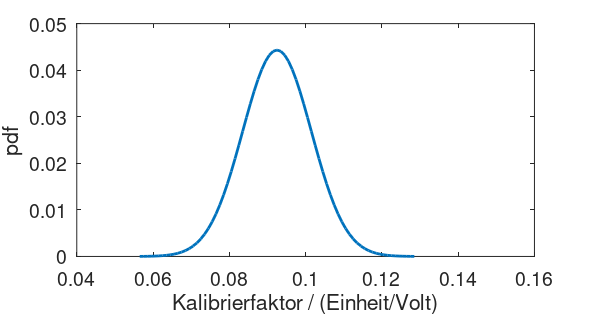
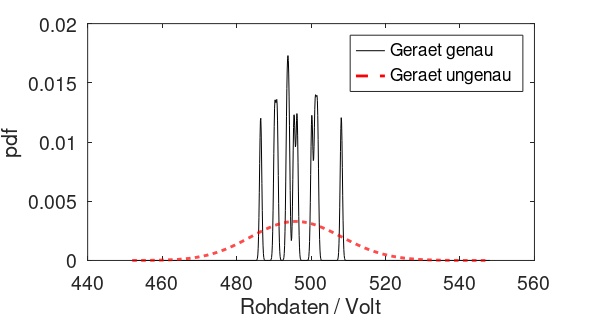
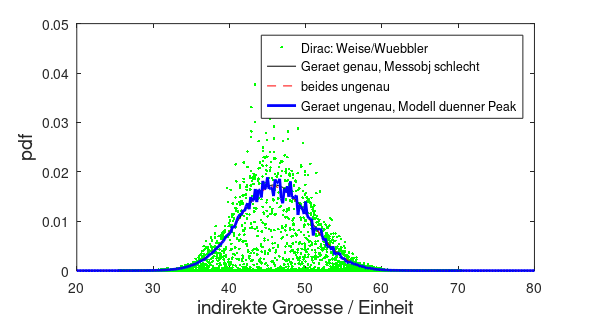
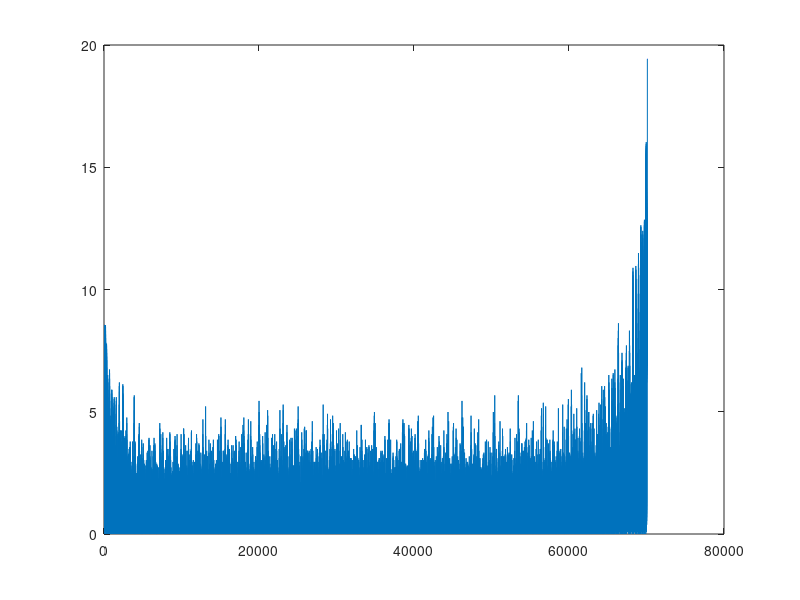

Source code (MATLAB) for these figures, in order:
function bayes_indirect_quantity()
% Hueser, 2017-11-25
%  Kalibrierfaktor
  K_faktor_0 = 0.0925;
  sigma_K = 0.0090;
%  Unsicherheit Messgeraet
  sigma_M = 0.3; % Volt
%
%
  JM = 11;
  sig = 12;
  mue = 500;
  data_M = mue + sig*randn( JM,1);
%
%
  xK = [-4*sigma_K:0.001:4*sigma_K] + K_faktor_0;
  nK = length(xK)
  xM = [-4*sig:0.1:4*sig] + mue;
  nM = length(xM)
  y = [20:0.2:80];
  nY = length(y)
%
  std_M = std(data_M)*1.7;
  std_KM = K_faktor_0 * std_M;
%
% Messungen in Volt
  XM = data_M * ones(1,nM) - ones(JM,1) * xM;
%
% Das Modell: y = f(xK, xM)
% fuer jedes xK und jedes xM kombiniert
% y_{KM,i,j} = xK_i * xM_j fuer alle i=1,..,nK und j=1,..,nM
  y_KM_matrix = xK' * xM;
%  in einen langen Spaltenvektor gebracht
  y_KM = y_KM_matrix(:);
  nKM = length(y_KM);
  delta_y = y_KM * ones(1,nY) - ones(nKM, 1)*y;
%
% direkte Groessen
% Kalibrierfaktor
  p_K = exp(-0.5 * ( (xK - K_faktor_0)/sigma_K ).^2 );
  p_K = p_K / sum(p_K);
  figure(110);
  plot( xK, p_K,'linewidth',2);
  xlabel('Kalibrierfaktor / (Einheit/Volt)', 'fontsize', 14);
  ylabel('pdf', 'fontsize', 14);
  set(gca, 'fontsize', 14);
  set(gcf, 'PaperUnits', 'centimeters');
  x_width=15 ;y_width= 8;
  set(gcf, 'PaperPosition', [0 0 x_width y_width]);
  print(110, 'Kalibrierfaktor.png', '-dpng');
%
% Messungen mit der kleinen Streuung
  p_M_matrix = exp(-0.5 * ( XM/sigma_M ).^2 );
%   Summe ueber alle Messungen
  p_M_1 = sum( p_M_matrix );
  p_M_1 = p_M_1 / sum(p_M_1);
% mit der grossen Streuung
  p_M_matrix = exp(-0.5 * ( XM/std_M ).^2 );
%   Summe ueber alle Messungen
  p_M_2 = sum( p_M_matrix );
  p_M_2 = p_M_2 / sum(p_M_2);
  figure(111);
  plot(xM, p_M_1,'k-', ...
    xM, p_M_2,'r--','linewidth',2);
  xlabel('Rohdaten / Volt', 'fontsize', 14);
  ylabel('pdf', 'fontsize', 14);
  legend('Geraet genau','Geraet ungenau','fontsize',14)
  set(gca, 'fontsize', 14);
  set(gcf, 'PaperUnits', 'centimeters');
  x_width=15 ;y_width= 8;
  set(gcf, 'PaperPosition', [0 0 x_width y_width]);
  print(111, 'Rohdaten.png', '-dpng');
%
% PWahrscheinlichkeit als Funktion der beiden
% direkten Groessen xK und xM
  p_KM_matrix = p_K' * p_M_1;
%  in einen langen Spaltenvektor gebracht
  p_KM_1 = p_KM_matrix(:);
%
  p_KM_matrix = p_K' * p_M_2;
%  in einen langen Spaltenvektor gebracht
  p_KM_2 = p_KM_matrix(:);
%
% Wahrscheinlichkeitsdichteverteilung des Modells
% zur Vereinfachung nehme ich jetzt keine 
% Verteilung um die std_m sondern nur den einen Schaetzwert
  p_y = exp(-0.5 * ( delta_y/std_KM ).^2 );
%
%  posterior
  post_matrix = p_y .* (p_KM_1 * ones(1,nY));
  sumpost = sum(post_matrix(:));
  post_matrix = post_matrix/sumpost;
%
% Marginalverteilung durch Summation ueber xM, xK
  posterior1 = sum(post_matrix);
%
%
%  posterior
  post_matrix = p_y .* (p_KM_2 * ones(1,nY));
  sumpost = sum(post_matrix(:));
  post_matrix = post_matrix/sumpost;
%
% Marginalverteilung durch Summation ueber xM, xK
  posterior2 = sum(post_matrix);
%
%
  p_y2 = exp(-0.5 * ( delta_y/(std_KM*0.003) ).^2 );
%  posterior
  post_matrix = p_y2 .* (p_KM_2 * ones(1,nY));
  sumpost = sum(post_matrix(:));
  post_matrix = post_matrix/sumpost;
%
% Marginalverteilung durch Summation ueber xM, xK
  posterior3 = sum(post_matrix);
%
  [y_KMsort, km_sort] = sort(y_KM);
  p_2 = p_KM_2(km_sort);
  diff_y = diff(y_KMsort);
  mid_p_KM_2 = (p_2(2:nKM)+p_2(1:nKM-1))*0.5;
  iuse = find(diff_y>0);
  meandiff = mean(diff_y(iuse))
  diff_y = diff_y/meandiff;
  pdf = mid_p_KM_2(iuse)./diff_y(iuse);
%
  figure(120);
  plot(diff_y);
  figure(121);
  plot(y_KMsort(iuse),pdf);
  sumpdf = 5.2e6; max(pdf)
  figure(100);
  plot( y_KMsort(iuse), max(posterior1)*pdf/sumpdf, 'g.',...
    y, posterior1,'k-',...
    y, posterior2,'r--',...
    y, posterior3,'b-','linewidth',2);
  xlabel('indirekte Groesse / Einheit', 'fontsize', 14);
  ylabel('pdf', 'fontsize', 14);
  legend('Dirac: Weise/Wuebbler','Geraet genau, Messobj schlecht',...
    'beides ungenau','Geraet ungenau, Modell duenner Peak')
% axis([10 100]);
% set(gca, 'fontsize', 14);
  set(gcf, 'PaperUnits', 'centimeters');
  x_width=15 ;y_width= 8;
  set(gcf, 'PaperPosition', [0 0 x_width y_width]);
  print(100, 'Posterior_all.png',  '-dpng');
end